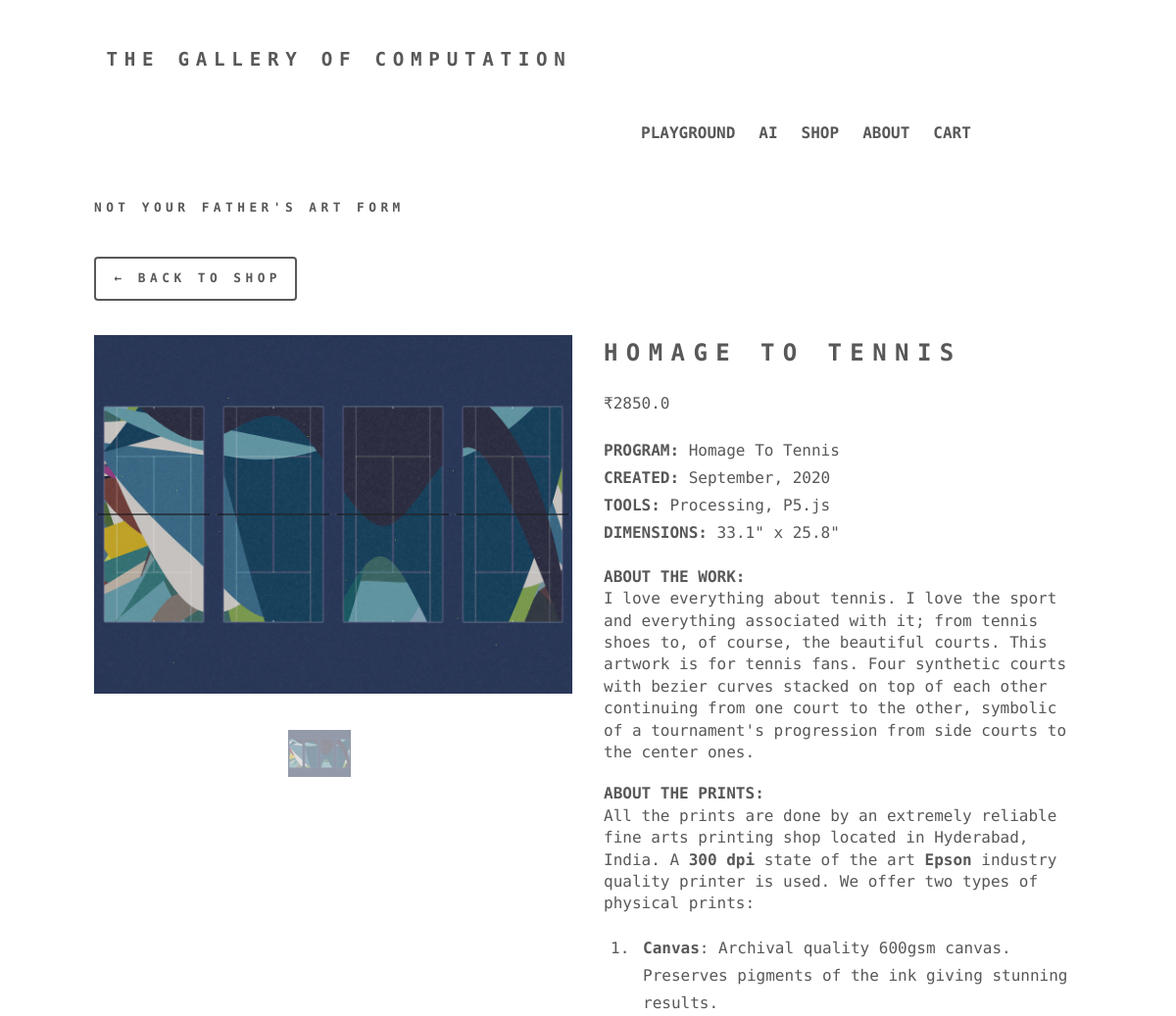
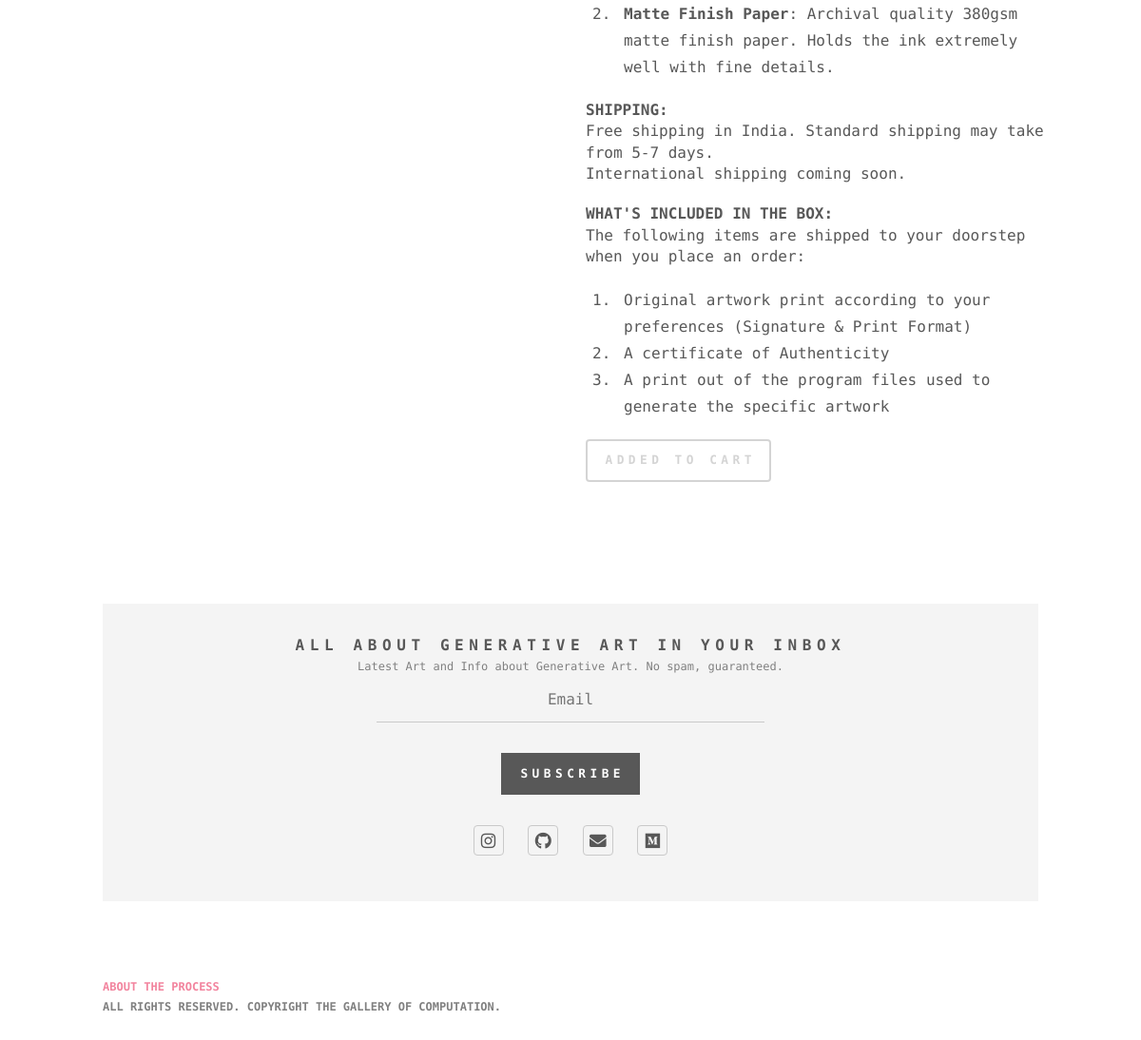
The page /product/5 (signed in) on the database its author committed (2 pictures, top to bottom).
### shop/models.py (models this page shows, shortened)
class ProductImage(models.Model):
    artwork_associated = models.ForeignKey(Product, on_delete=models.CASCADE)
    image = models.ImageField(null=True, blank=False)
    default_image = models.BooleanField(default=False)

class Product(models.Model):
    name = models.CharField(max_length=200, null=True)
    created = models.DateTimeField(default=datetime.datetime.now)
    price = models.FloatField()
    digital = models.BooleanField(default=False, null=True, blank=False)
    information = models.TextField(null=True, blank=False)
    sold = models.BooleanField(default=False)
    width = models.FloatField(default=16)
    height = models.FloatField(default=16)
    @property
    def get_canvas_factor(self):
        return 180
    @property
    def get_canvas_increment(self):
        return ((self.width + 6) // 12 * (self.height + 6) // 12) * self.get_canvas_factor

### shop/views.py (the view, shortened to what this page needs)
# urls.py: path('product/<int:id>', views.product, name='product'),
def product(request, id):
    if request.user.is_authenticated:
        customer = Customer.objects.all().filter(user=request.user)[0]
        print(customer)
    else:
        customer = Customer.objects.all().filter(name='anon' + str(request.session.session_key))[0]
    selected_product = Product.objects.filter(id=id)[0]
    order, created = Order.objects.get_or_create(customer=customer, complete=False)
    item = order.orderitem_set.filter(product=id)
    if item:
        in_cart = True
    else:
        in_cart = False
    form = orderItemForm()
    images = list(selected_product.productimage_set.all())
    sorted_images = [img for img in images if img.default_image]
    for img in images:
        if not img.default_image:
            sorted_images.append(img)
    images = sorted_images
    additional_charges = selected_product.get_canvas_increment
    context = {
        'product': selected_product,
        'in_cart': in_cart,
        'form': form,
        'images': images,
        'additional_charges': additional_charges
    }
    return render(request, 'shop/product.html', context)

### shop/forms.py
class NewsletterForm(ModelForm):
    class Meta:
        model = NewsLetterEmail
        fields = ['email']
        widgets = {'email': forms.TextInput(attrs={
            'type': 'email',
            'name': 'email',
            'placeholder': 'Email',
            'class': 'email_footer'
        })}

class orderItemForm(ModelForm):
    class Meta:
        model = OrderItem
        fields = ['signature', 'printstyle', 'other']

### shop/context_processors.py (called while the page is built)
def newsletter_form(request):
    return {'newsletter_form': NewsletterForm()}

### shop/models.py (called while the page is built)
    def __str__(self):
        return self.name

### shop/Templates/shop/product.html (shortened to what this page needs)
{% extends 'shop/main.html' %}
{% load static %}
{% block content %}
    <a href="{% url 'shop' %}" class="button" style="margin-bottom:2em;">&larr; Back to Shop</a>
    <div class="row gtr-uniform aln-center">
        <div class=" col-6 col-12-xsmall product-image slideshow-container">
            {% for image_obj in images %}
                <div class="mySlides fade">
                    <img src="{{ image_obj.image.url }}" style="width:100%">
                </div>
            {% endfor %}
            <br>
            <div style="text-align:center">
                {% for image_obj in images %}
                    <span class="dot" onclick="currentSlide( {{ forloop.counter }} )"><img alt="" style="height: 3em;"
                                                                                           src="{{ image_obj.image.url }}"></span>
                {% endfor %}
            </div>
        </div>
        <div class=" col-6 col-12-xsmall product-information">
            <h2 style="font-size: 1.5em; font-weight: 900">{{ product.name }}</h2>
            <p>₹{{ product.price }}</p>
            <p>
                <b>PROGRAM:</b> {{ product.name }} <br>
                <b>CREATED:</b> {{ product.created.date | date:"F" }}, {{ product.created.date.year }} <br>
                <b>TOOLS:</b> Processing, P5.js <br>
                <b>DIMENSIONS:</b> {{ product.width }}" x {{ product.height }}" <br>
            </p>
            <p class="description-para">
                <b>ABOUT THE WORK:</b> <br>
                {{ product.information | safe }}
            </p>
            <p class="description-para">
                <b>ABOUT THE PRINTS:</b> <br>
                All the prints are done by an extremely reliable fine arts printing shop located in Hyderabad,
                India. A <b>300 dpi</b> state of the art
                <b>Epson</b> industry quality printer is used.
                We offer two types of physical prints:
            <ol style="margin-left: 1em">
                <li><b>Canvas</b>: Archival quality 600gsm canvas. Preserves pigments of the ink giving stunning
                    results.
                </li>
                <li><b>Matte Finish Paper</b>: Archival quality 380gsm matte finish paper. Holds the ink extremely
                    well
                    with fine details.
                </li>
            </ol>
            </p>
            <p class="description-para">
                <b>SHIPPING:</b> <br>
                Free shipping in India.
                Standard shipping may take from 5-7 days. <br>
                International shipping coming soon.
            </p>
            <p class="description-para">
                <b>WHAT'S INCLUDED IN THE BOX:</b> <br>
                <span>The following items are shipped to your doorstep when you place an order:</span>
            <ol style="margin-left: 1em;">
                <li>Original artwork print according to your preferences (Signature & Print Format)</li>
                <li>A certificate of Authenticity</li>
                <li>A print out of the program files used to generate the specific artwork</li>
            </ol>
            </p>
            {% if product.sold %}
                <button class="button disabled">Artwork has been SOLD</button>
            {% elif in_cart %}
                <button class="button disabled">Added to cart</button>
            {% endif %}
        </div>
    </div>
{% endblock %}

### rows shown on the page
ProductImage: image (picture)
Product: name "HOMAGE TO TENNIS", price "2850.0", name "Homage To Tennis", created "September", created.date.year "2020", width "33.1", height "25.8", information "I love everything about tennis. I love the sport and everything associated with it; from tennis shoes to, of course, the beautiful courts. This artwork is for tennis fans. Four synthetic courts with bezier curves stacked on top of each other continuing from one court to the other, symbolic of a tournament's progression from side courts to the center ones."
